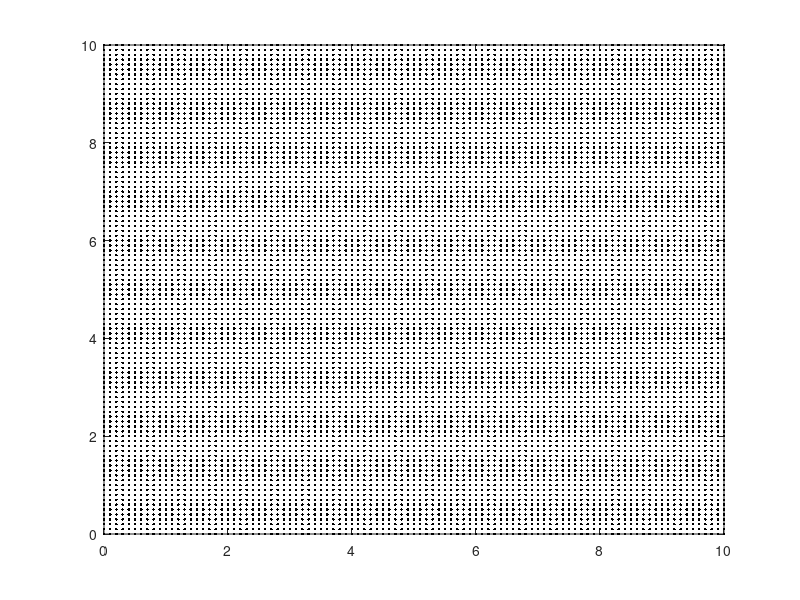

The MATLAB script that drew this image: (Note: this script raises an error after producing the figure.)
clc
close all
clear all


x = 0:.1:10;
y = 0:.1:10;

x_agent = 1; % start points...
y_agent = 1;

Act = zeros(length(x),length(y));
%V = zeros(length(x),length(y));

[xx,yy] = meshgrid(x,y);
%{\
figure
plot(xx,yy,'k.')
hold on;
%}
x_goal = 9;
y_goal = 9;


x_start = 1;
y_start = 1;

[i_x,i_y]= xy_to_indices(x_goal,y_goal);
ix_goal = i_x;
iy_goal = i_y;

i_do_nth = [i_x,i_y];

Act(i_x,i_y) = 0;
%{\
plot(x_goal,y_goal,'ro')
plot(x_start,y_start,'go')
%}
%function to make objects?

obs_locs = [8.5 1 9 8;
    3 7.5 10 8;
    0 1.5 8 2;
    1 2.5  8.5 3;
    1 3 1.5 9;
    2 4 2.5 10;
    2 4 8 4.5;
    5.5 5 6 9.5;
    3.5 8 4 9.5;
    6.5 8.5 7 10;
    7.5 8 8 9.5
    ];
%consider function
for i = 1:size(obs_locs,1)
    %{\
    patch( [obs_locs(i,1) obs_locs(i,1)  obs_locs(i,3) obs_locs(i,3)  ], ...
        [obs_locs(i,2) obs_locs(i,4)  obs_locs(i,4) obs_locs(i,2)  ],'g' );
    %}
    [ix_obs_st,iy_obs_st]= xy_to_indices( obs_locs(i,1), obs_locs(i,2));
    [ix_obs_en,iy_obs_en]= xy_to_indices( obs_locs(i,3), obs_locs(i,4));
    %{\
    %buffer of .1 (1 grid space)
    x_st = ix_obs_st-1;
    x_en = ix_obs_en+1;
    y_st = iy_obs_st-1;
    y_en = iy_obs_en+1;
    if x_st <= 0
        x_st = ix_obs_st;
    elseif x_en > length(xx)
        x_en = ix_obs_en;
    elseif y_st <= 0
        y_st = iy_obs_st;
    elseif y_en > length(xx)
        y_en = iy_obs_en;
    end
    %}
    Act(x_st:x_en,y_st:y_en) =  200;
    %Act(ix_obs_st:ix_obs_en,iy_obs_st:iy_obs_en) = 200;
end


close all
figure;
V = 20000*ones(size(Act));
filename = ['Value_growth' num2str(i) '.gif'];

changed = 1;
i_V = 1;
%cost to go
while changed == 1
    changed = 0;
    V_old = V;
    for i_x = 1:length(x)
        for i_y = 1:length(y)
            
            if (i_x == ix_goal) &(i_y == iy_goal)
                if V(i_x,i_y) > 0
                    changed = 1;
                    V(i_x,i_y) = 0;
                end
            end
            
            if Act(i_x,i_y) ~= 200;
                iv_x = [1 -1 0 0 1 -1 1  -1];
                iv_y = [0 0 -1 1  1 -1 -1 1];
                V_new = [];
                for i_v = 1:8,
                    val = check_ind(i_x+iv_x(i_v),i_y+iv_y(i_v),length(xx));
                    if val == 1
                        V_new  = V(i_x+iv_x(i_v),i_y+iv_y(i_v)) + 10*sqrt(iv_x(i_v)^2+iv_y(i_v)^2);
                        
                        if V_new< V(i_x,i_y)
                            V(i_x,i_y) = V_new;
                            changed = 1;
                            
                        end
                    end
                end
                
                
            else
                V(i_x,i_y) = 20000;
            end
            
            
            
            
            
        end
    end
    %{\
    surf(yy,xx,V_old);xlabel('X');ylabel('Y');zlabel('Value')
    title(['Value after ' num2str(i_V) ' iterations.'])
    axis([0 10 0 10 -200 25000])
    view(i_V*3,30);
    frame = getframe(1);
    im = frame2im(frame);
    [imind,cm] = rgb2ind(im,256);
    if i_V == 1;
        imwrite(imind,cm,filename,'gif', 'Loopcount',inf,'DelayTime',.1);
    else
        imwrite(imind,cm,filename,'gif','WriteMode','append','DelayTime',.1);
    end
    i_V = i_V+1;
    %}
end

%{\
for i = i_V:i_V+60
    surf(yy,xx,V);xlabel('X');ylabel('Y');zlabel('Value')
    title(['Value after ' num2str(i) ' iterations (Converged).'])
    axis([0 10 0 10 -200 25000])
    view(i*3,30);
    frame = getframe(1);
    im = frame2im(frame);
    [imind,cm] = rgb2ind(im,256);
    imwrite(imind,cm,filename,'gif','WriteMode','append','DelayTime',.1);
    
end



filename = ['Obs_Avoidance' num2str(i) '.gif'];
close all

figure;
plot(xx,yy,'k.')
hold on;
for i = 1:size(obs_locs,1)
    patch( [obs_locs(i,1) obs_locs(i,1)  obs_locs(i,3) obs_locs(i,3)  ], ...
        [obs_locs(i,2) obs_locs(i,4)  obs_locs(i,4) obs_locs(i,2)  ],'g' );
    
end
%}
%%
Va = [];
hold on;
i_move = 1;
x_path=[];
y_path=[];
for i = 1:length(x_agent)
    [i_x,i_y]= xy_to_indices(x_agent(i),y_agent(i));
    stop_mov = 0;
    while stop_mov == 0
        iv_x = [1 -1  0  0  1  -1   1 -1];
        iv_y = [0  0 -1  1  1  -1  -1  1];
        
        for i_v = 1:8,
            Va(i_v) = V(i_x+iv_x(i_v),i_y+iv_y(i_v)) + 10*sqrt(iv_x(i_v)^2+iv_y(i_v)^2);
        end
        
        [V_min , i_vmin]= min(Va);
        x_agent(i) = x(i_x+iv_x(i_vmin));
        y_agent(i) = y(i_y+iv_y(i_vmin));
        x_path = [x_path x_agent(i)];
        y_path = [y_path y_agent(i)];
        %{
        plot(x_agent(i),y_agent(i),'bx')
        plot(x_agent(i),y_agent(i),'b*')
        %}
        
        if (x_agent(i)==x_goal)&(y_agent(i)==y_goal)
            stop_mov = 1;
        end
        
        %{\
        frame = getframe(1);
        im = frame2im(frame);
        [imind,cm] = rgb2ind(im,256);
        if i_move == 1;
            imwrite(imind,cm,filename,'gif', 'Loopcount',inf,'DelayTime',.1);
        else
            imwrite(imind,cm,filename,'gif','WriteMode','append','DelayTime',.1);
        end
        i_move = i_move+1;
        %}
        
        [i_x,i_y]= xy_to_indices(x_agent(i),y_agent(i));
        %pause(0.01);
    end
end

gamma = .1;
beta = .5;

xy_nsmooth=[x_path;y_path];
xy_smooth=xy_nsmooth;
for i=2:length(xy_nsmooth)-1
    xy_smooth(:,i) = xy_smooth(:,i) + beta*(xy_nsmooth(:,i)-xy_smooth(:,i)) + ...
        gamma*(xy_smooth(:,i-1) - 2*xy_smooth(:,i)+xy_smooth(:,i+1));
end
%{\
for i=1:length(xy_smooth)
    plot(xy_smooth(1,i),xy_smooth(2,i),'rx-')
    plot(xy_smooth(1,i),xy_smooth(2,i),'r-*')
    plot(xy_nsmooth(1,i),xy_nsmooth(2,i),'')
    plot(xy_nsmooth(1,i),xy_nsmooth(2,i),'-b*')
    plot(x_start,y_start,'go')
    plot(x_goal,y_goal,'ro')
    frame = getframe(1);
    im = frame2im(frame);
    [imind,cm] = rgb2ind(im,256);
    if i_move == 1;
        imwrite(imind,cm,filename,'gif', 'Loopcount',inf,'DelayTime',.1);
    else
        imwrite(imind,cm,filename,'gif','WriteMode','append','DelayTime',.1);
    end
    i_move = i_move+1;
    pause(0.01);
end
T = table([x_path;y_path]',xy_smooth');
T.Properties.VariableNames={'Original_Path' 'Smooth_Path'};
T
%}
%{\
A=[0 1 0 0;
   0 0 0 0;
   0 0 0 1;
   0 0 0 0];
B=[0 1 0 0; 
   0 0 0 1]';
C=[1 0 0 0;
   0 0 1 0];
Ma=rank(ctrb(A,B));
%controller
r=[.1 .1];
q=[1 .005 1 .005];
R=diag(r);
Q=diag(q);
[P,E,K] =care(A,B,Q,R);
%observer
r_k=[.003 .003];
q_k=[1 20 1 20];
R_k=diag(r_k);
Q_k =diag(q_k);
[P_k,E_k,L]=care(A',C',Q_k,R_k);
eig =[eig(A) E E_k]
%}
%{\
%distance
l = 0;
for i=2:length(xy_smooth)
    l = l + sqrt((xy_smooth(1,i) - xy_smooth(1,i-1))^2+(xy_smooth(2,i) - xy_smooth(2,i-1))^2);
end

vel = 1.5; %assuming const speed
total_time = l/vel;
t =linspace(0,total_time,length(x_path));
dt =  t(2) - t(1);
clear y
X(:,1)=[1 0 1 0]';
y(:,1)=C*X;
X_hat(:,1)=[1 0 1 0]';
y_hat(:,1)=C*X_hat;

u(:,1)=-K*X_hat;
for i = 2:length(t)
    u(:,i)= -K*(X_hat(:,i-1) - [xy_smooth(1,i) 0 xy_smooth(2,i) 0]');
    
    X(:,i) = X(:,i-1) + dt*(A*X(:,i-1) + B*u(:,i));
    y(:,i) = C*X(:,i) + sqrt(R_k)*randn(size(C,1),1);

    X_hat(:,i) = X_hat(:,i-1)  +dt * (A*X_hat(:,i-1) + B*u(:,i) +L'*(y(:,i-1)-y_hat(:,i-1)));
    y_hat(:,i) = C*X_hat(:,i) ;
end
figure;
subplot(3,1,1)
plot(t,X(1,:),t,X_hat(1,:),t,X(3,:),t,X_hat(3,:),t,xy_smooth(1,:),t,xy_smooth(2,:))
title_str=['Q = ' num2str(q) ' R = ' num2str(r) ...
    ' Q_k = ' num2str(q_k) ' R_k = ' num2str(r_k)];
title(title_str)
legend('x_{actual}','x_{estimate}','y_{actual}','y_{estimate}','x_{path}','y_{path}','Location','bestoutside')
xlabel('Time')
ylabel('Position')
subplot(3,1,2)
plot(t,X(2,:),t,X_hat(2,:),t,X(4,:),t,X_hat(4,:),t,2*ones(length(t)),t,-2*ones(length(t)))
xlabel('Time')
ylabel('Velocity')
subplot(3,1,3)
plot(t,u(1,:),t,u(2,:),t,ones(length(t)),t,-1*ones(length(t)))
legend('x_{control}','y_{control}')
xlabel('Time')
ylabel('Control')